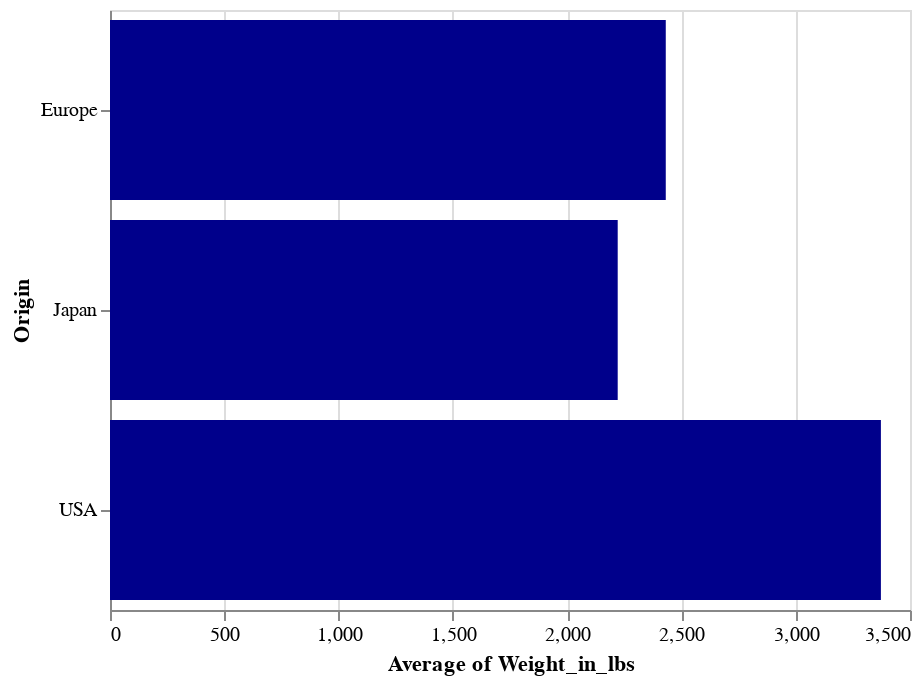

The notebook cell this image was saved under:
### Code cell
chart

### Figure 1 — Vega-Lite specification as saved in the notebook (floating-point values rounded to 4 significant figures; data arrays with more than 128 entries replaced by an {"elided": "..."} marker saying what was removed)
{"$schema": "https://vega.github.io/schema/vega-lite/v2.4.1.json", "config": {"view": {"height": 300, "width": 400}}, "data": {"values": {"elided": "406 records"}}, "encoding": {"x": {"aggregate": "average", "field": "Weight_in_lbs", "type": "quantitative"}, "y": {"field": "Origin", "type": "nominal"}}, "mark": {"color": "darkblue", "type": "bar"}}
